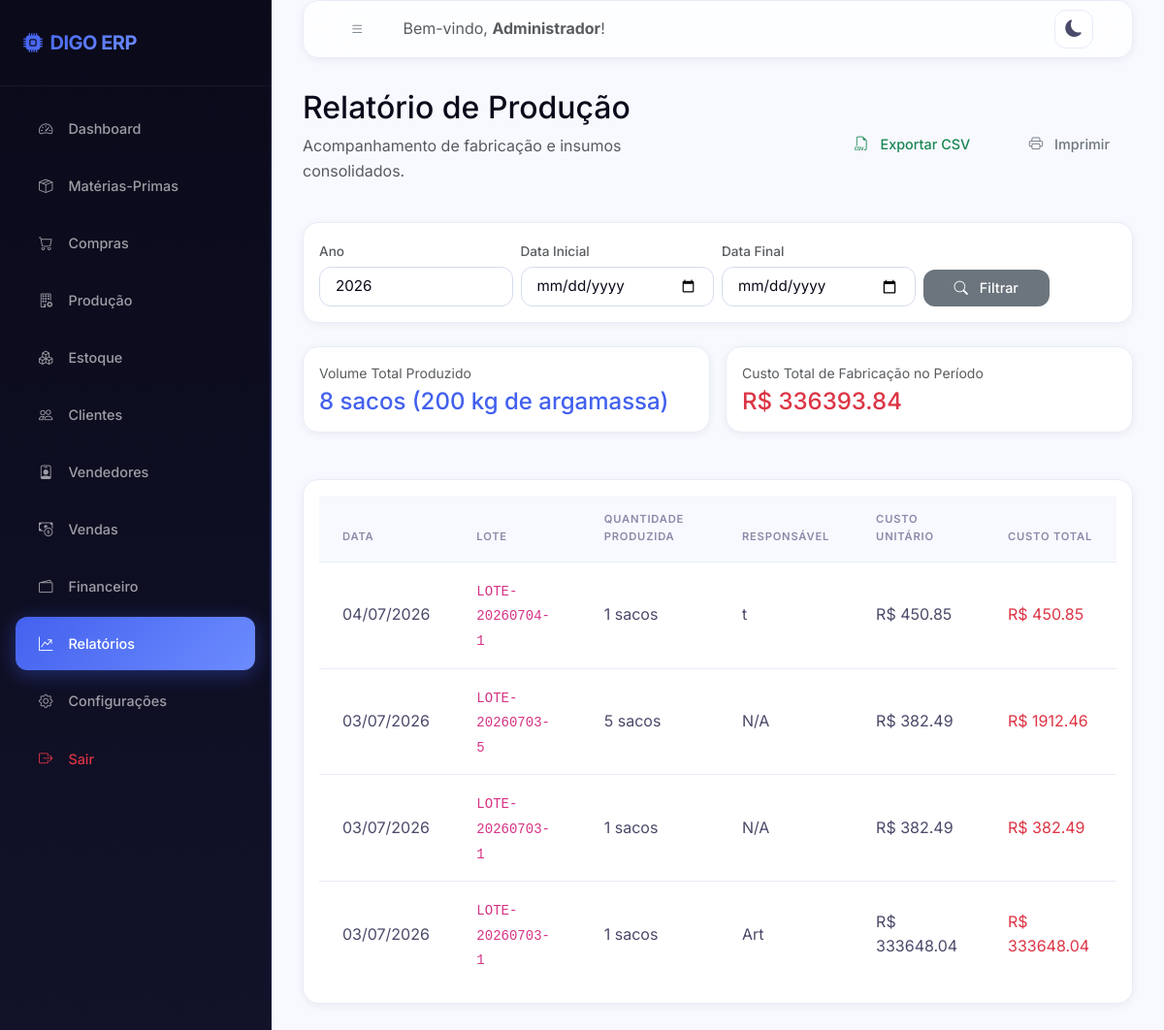
/relatorios/producao (signed in), run on the app's committed database.
### models/usuario.py (models this page shows, shortened)
class Usuario(UserMixin, db.Model):
    __tablename__ = 'usuarios'
    id = db.Column(db.Integer, primary_key=True)
    nome = db.Column(db.String(100), nullable=False)
    email = db.Column(db.String(150), unique=True, nullable=False)
    senha_hash = db.Column(db.String(256), nullable=False)
    perfil = db.Column(db.String(20), default='funcionario')  # admin | funcionario
    ativo = db.Column(db.Boolean, default=True)
    criado_em = db.Column(db.DateTime, default=datetime.utcnow)
    ultimo_acesso = db.Column(db.DateTime)
    logs = db.relationship('Log', backref='usuario', lazy='dynamic')
    @property
    def is_admin(self):
        return self.perfil == 'admin'

### models/producao.py (models this page shows, shortened)
class Producao(db.Model):
    __tablename__ = 'producao'
    id = db.Column(db.Integer, primary_key=True)
    data = db.Column(db.Date, nullable=False)
    lote = db.Column(db.String(50))
    quantidade_sacos = db.Column(db.Integer, nullable=False)
    responsavel = db.Column(db.String(100))
    custo_total = db.Column(db.Float, default=0.0)
    custo_por_saco = db.Column(db.Float, default=0.0)
    observacoes = db.Column(db.Text)
    criado_por = db.Column(db.Integer, db.ForeignKey('usuarios.id'))
    criado_em = db.Column(db.DateTime, default=datetime.utcnow)
    consumo_celulosico_kg = db.Column(db.Float, default=0.0)
    consumo_celugel_kg = db.Column(db.Float, default=0.0)
    consumo_fibra_kg = db.Column(db.Float, default=0.0)
    consumo_embalagem_un = db.Column(db.Integer, default=0)
    consumo_adesivo_un = db.Column(db.Integer, default=0)

### routes/relatorios.py (the view)
@relatorios_bp.route('/producao')
@login_required
def producao():
    data_ini, data_fim, *_ = _parse_filtros()
    ano = request.args.get('ano', str(date.today().year))
    query = Producao.query.order_by(Producao.data.desc())
    if data_ini:
        query = query.filter(Producao.data >= datetime.strptime(data_ini, '%Y-%m-%d').date())
    if data_fim:
        query = query.filter(Producao.data <= datetime.strptime(data_fim, '%Y-%m-%d').date())
    if ano:
        query = query.filter(extract('year', Producao.data) == int(ano))
    producoes = query.all()
    total_sacos = sum(p.quantidade_sacos for p in producoes)
    total_custo = sum(p.custo_total for p in producoes)
    return render_template('relatorios/producao.html',
                           producoes=producoes, total_sacos=total_sacos,
                           total_custo=total_custo, data_ini=data_ini, data_fim=data_fim, ano=ano)

### routes/relatorios.py (called while the page is built)
def _parse_filtros():
    data_ini = request.args.get('data_ini', '')
    data_fim = request.args.get('data_fim', '')
    cliente_id = request.args.get('cliente_id', '')
    vendedor_id = request.args.get('vendedor_id', '')
    mes = request.args.get('mes', '')
    ano = request.args.get('ano', str(date.today().year))
    return data_ini, data_fim, cliente_id, vendedor_id, mes, ano

### templates/relatorios/producao.html (shortened to what this page needs)
{% extends 'base.html' %}
{% block content %}
<div class="row mb-4 align-items-center">
    <div class="col-sm-6">
        <h2 class="font-weight-bold">Relatório de Produção</h2>
        <p class="text-muted">Acompanhamento de fabricação e insumos consolidados.</p>
    </div>
    <div class="col-sm-6 text-sm-end">
        <a href="{{ url_for('relatorios.exportar_csv', tipo='producao') }}" class="btn btn-outline-success me-2"><i class="bi bi-filetype-csv me-1"></i>Exportar CSV</a>
        <button onclick="window.print()" class="btn btn-outline-secondary"><i class="bi bi-printer me-1"></i>Imprimir</button>
    </div>
</div>
<div class="card p-3 mb-4 d-print-none">
    <form method="GET" class="row g-2 align-items-end">
        <div class="col-md-3">
            <label class="form-label small text-muted">Ano</label>
            <select class="form-select" name="ano">
                {% for a in range(2023, 2029) %}
                <option value="{{ a }}" {% if a|string == ano %}selected{% endif %}>{{ a }}</option>
                {% endfor %}
            </select>
        </div>
        <div class="col-md-3">
            <label class="form-label small text-muted">Data Inicial</label>
            <input type="date" class="form-control" name="data_ini" value="{{ data_ini }}">
        </div>
        <div class="col-md-3">
            <label class="form-label small text-muted">Data Final</label>
            <input type="date" class="form-control" name="data_fim" value="{{ data_fim }}">
        </div>
        <div class="col-md-2">
            <button type="submit" class="btn btn-secondary w-100"><i class="bi bi-search me-1"></i>Filtrar</button>
        </div>
    </form>
</div>
<div class="row g-3 mb-4">
    <div class="col-md-6">
        <div class="card p-3">
            <span class="text-muted small">Volume Total Produzido</span>
            <h4 class="font-weight-bold mt-1 m-0 text-primary">{{ total_sacos }} sacos ({{ total_sacos * 25 }} kg de argamassa)</h4>
        </div>
    </div>
    <div class="col-md-6">
        <div class="card p-3">
            <span class="text-muted small">Custo Total de Fabricação no Período</span>
            <h4 class="font-weight-bold mt-1 m-0 text-danger">R$ {{ total_custo|round(2) }}</h4>
        </div>
    </div>
</div>
<div class="card p-3">
    <div class="table-responsive">
        <table class="table table-hover table-sm">
            <thead>
                <tr>
                    <th>Data</th>
                    <th>Lote</th>
                    <th>Quantidade Produzida</th>
                    <th>Responsável</th>
                    <th>Custo Unitário</th>
                    <th>Custo Total</th>
                </tr>
            </thead>
            <tbody>
                {% for p in producoes %}
                <tr>
                    <td>{{ p.data.strftime('%d/%m/%Y') }}</td>
                    <td><code>{{ p.lote }}</code></td>
                    <td>{{ p.quantidade_sacos }} sacos</td>
                    <td>{{ p.responsavel or 'N/A' }}</td>
                    <td>R$ {{ p.custo_por_saco|round(2) }}</td>
                    <td class="font-weight-bold text-danger">R$ {{ p.custo_total|round(2) }}</td>
                </tr>
                {% else %}
                <tr>
                    <td colspan="6" class="text-center text-muted">Nenhuma ordem de produção localizada para os filtros.</td>
                </tr>
                {% endfor %}
            </tbody>
        </table>
    </div>
</div>
{% endblock %}

### templates/base.html (shortened to what this page needs)
<!DOCTYPE html>
<html lang="pt-BR">
<head>
    <link href="https://cdn.jsdelivr.net/npm/bootstrap@5.3.0/dist/css/bootstrap.min.css" rel="stylesheet">
    <link rel="stylesheet" href="https://cdn.jsdelivr.net/npm/bootstrap-icons@1.10.5/font/bootstrap-icons.css">
    <link rel="stylesheet" href="{{ url_for('static', filename='css/style.css') }}">
</head>
<body>
    <div class="wrapper">
        <nav id="sidebar">
            <div class="sidebar-header d-flex align-items-center justify-content-between">
                <h4 class="m-0 text-white font-weight-bold"><i class="bi bi-cpu-fill me-2 text-indigo"></i>DIGO ERP</h4>
            </div>
            <ul class="list-unstyled components">
                <li class="{% if request.blueprint == 'dashboard' %}active{% endif %}">
                    <a href="{{ url_for('dashboard.index') }}"><i class="bi bi-speedometer2"></i> Dashboard</a>
                </li>
                <li class="{% if request.blueprint == 'materias_primas' %}active{% endif %}">
                    <a href="{{ url_for('materias_primas.index') }}"><i class="bi bi-box-seam"></i> Matérias-Primas</a>
                </li>
                <li class="{% if request.blueprint == 'compras' %}active{% endif %}">
                    <a href="{{ url_for('compras.index') }}"><i class="bi bi-cart"></i> Compras</a>
                </li>
                <li class="{% if request.blueprint == 'producao' %}active{% endif %}">
                    <a href="{{ url_for('producao.index') }}"><i class="bi bi-building-gear"></i> Produção</a>
                </li>
                <li class="{% if request.blueprint == 'estoque' %}active{% endif %}">
                    <a href="{{ url_for('estoque.index') }}"><i class="bi bi-boxes"></i> Estoque</a>
                </li>
                <li class="{% if request.blueprint == 'clientes' %}active{% endif %}">
                    <a href="{{ url_for('clientes.index') }}"><i class="bi bi-people"></i> Clientes</a>
                </li>
                <li class="{% if request.blueprint == 'vendedores' %}active{% endif %}">
                    <a href="{{ url_for('vendedores.index') }}"><i class="bi bi-person-badge"></i> Vendedores</a>
                </li>
                <li class="{% if request.blueprint == 'vendas' %}active{% endif %}">
                    <a href="{{ url_for('vendas.index') }}"><i class="bi bi-cash-coin"></i> Vendas</a>
                </li>
                <li class="{% if request.blueprint == 'financeiro' %}active{% endif %}">
                    <a href="{{ url_for('financeiro.index') }}"><i class="bi bi-wallet2"></i> Financeiro</a>
                </li>
                <li class="{% if request.blueprint == 'relatorios' %}active{% endif %}">
                    <a href="{{ url_for('relatorios.index') }}"><i class="bi bi-graph-up-arrow"></i> Relatórios</a>
                </li>
                {% if current_user.is_admin %}
                <li class="{% if request.blueprint == 'configuracoes' %}active{% endif %}">
                    <a href="{{ url_for('configuracoes.index') }}"><i class="bi bi-gear"></i> Configurações</a>
                </li>
                {% endif %}
                <li>
                    <a href="{{ url_for('auth.logout') }}" class="text-danger"><i class="bi bi-box-arrow-right text-danger"></i> Sair</a>
                </li>
            </ul>
        </nav>
        <div id="content">
            <nav class="navbar navbar-expand-lg card mb-4 p-2 d-flex flex-row align-items-center justify-content-between">
                <div class="d-flex align-items-center">
                    <button type="button" id="sidebarCollapse" class="btn btn-outline-secondary me-3">
                        <i class="bi bi-list"></i>
                    </button>
                    <span class="navbar-text d-none d-md-inline text-muted">Bem-vindo, <strong>{{ current_user.nome }}</strong>!</span>
                </div>
                <div class="d-flex align-items-center">
                    <button class="theme-toggle-btn me-3" id="themeToggle" title="Alternar Tema">
                    </button>
                </div>
            </nav>
            <div class="container-fluid p-0 fade-in">
                {% block content %}{% endblock %}
            </div>
        </div>
    </div>
</body>
</html>

### data on the page
Usuario: nome "Administrador"
Producao: data "04/07/2026", lote "LOTE-20260704-1", quantidade_sacos "1", responsavel "t", custo_por_saco "450.85", custo_total "450.85"
Producao: data "03/07/2026", lote "LOTE-20260703-5", quantidade_sacos "5", responsavel "N/A", custo_por_saco "382.49", custo_total "1912.46"
Producao: data "03/07/2026", lote "LOTE-20260703-1", quantidade_sacos "1", responsavel "N/A", custo_por_saco "382.49", custo_total "382.49"
Producao: data "03/07/2026", lote "LOTE-20260703-1", quantidade_sacos "1", responsavel "Art", custo_por_saco "333648.04", custo_total "333648.04"

### other printed values
{{ total_sacos }} "8"
{{ total_sacos * 25 }} "200"
{{ total_custo|round(2) }} "336393.84"
form field ano "2026"
